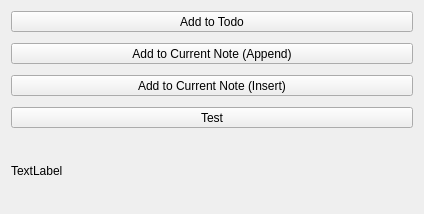
<?xml version="1.0" encoding="UTF-8"?>
<ui version="4.0">
 <class>ReceiveShare</class>
 <widget class="QDialog" name="ReceiveShare">
  <property name="geometry">
   <rect>
    <x>0</x>
    <y>0</y>
    <width>424</width>
    <height>214</height>
   </rect>
  </property>
  <property name="windowTitle">
   <string/>
  </property>
  <layout class="QVBoxLayout" name="verticalLayout">
   <property name="spacing">
    <number>11</number>
   </property>
   <item>
    <widget class="QToolButton" name="btnAddToTodo">
     <property name="sizePolicy">
      <sizepolicy hsizetype="Preferred" vsizetype="Fixed">
       <horstretch>0</horstretch>
       <verstretch>0</verstretch>
      </sizepolicy>
     </property>
     <property name="text">
      <string>Add to Todo</string>
     </property>
    </widget>
   </item>
   <item>
    <widget class="QToolButton" name="btnAddToNote">
     <property name="sizePolicy">
      <sizepolicy hsizetype="Preferred" vsizetype="Fixed">
       <horstretch>0</horstretch>
       <verstretch>0</verstretch>
      </sizepolicy>
     </property>
     <property name="text">
      <string>Add to Current Note (Append)</string>
     </property>
    </widget>
   </item>
   <item>
    <widget class="QToolButton" name="btnInsertToNote">
     <property name="sizePolicy">
      <sizepolicy hsizetype="Preferred" vsizetype="Fixed">
       <horstretch>0</horstretch>
       <verstretch>0</verstretch>
      </sizepolicy>
     </property>
     <property name="text">
      <string>Add to Current Note (Insert)</string>
     </property>
    </widget>
   </item>
   <item>
    <widget class="QToolButton" name="btnTest">
     <property name="sizePolicy">
      <sizepolicy hsizetype="Preferred" vsizetype="Fixed">
       <horstretch>0</horstretch>
       <verstretch>0</verstretch>
      </sizepolicy>
     </property>
     <property name="text">
      <string>Test</string>
     </property>
    </widget>
   </item>
   <item>
    <widget class="QLabel" name="lblTip">
     <property name="sizePolicy">
      <sizepolicy hsizetype="Preferred" vsizetype="Expanding">
       <horstretch>0</horstretch>
       <verstretch>0</verstretch>
      </sizepolicy>
     </property>
     <property name="text">
      <string>TextLabel</string>
     </property>
    </widget>
   </item>
  </layout>
 </widget>
 <resources/>
 <connections/>
</ui>
